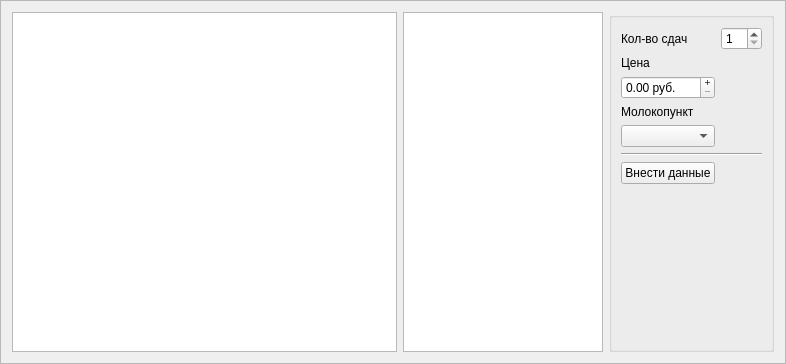
<?xml version="1.0" encoding="UTF-8"?>
<ui version="4.0">
 <class>MilkReceptionAddFrame</class>
 <widget class="QFrame" name="MilkReceptionAddFrame">
  <property name="geometry">
   <rect>
    <x>0</x>
    <y>0</y>
    <width>786</width>
    <height>364</height>
   </rect>
  </property>
  <property name="windowTitle">
   <string>Frame</string>
  </property>
  <property name="frameShape">
   <enum>QFrame::StyledPanel</enum>
  </property>
  <property name="frameShadow">
   <enum>QFrame::Raised</enum>
  </property>
  <layout class="QHBoxLayout" name="horizontalLayout">
   <item>
    <widget class="QTableWidget" name="tableWidgetAddMilkReception"/>
   </item>
   <item>
    <widget class="QListView" name="listViewDeliverers">
     <property name="maximumSize">
      <size>
       <width>200</width>
       <height>16777215</height>
      </size>
     </property>
     <property name="styleSheet">
      <string notr="true">QListView {
    show-decoration-selected: 1; /* make the selection span the entire width of the view */
}

QListView::item:alternate {
    background: #EEEEEE;
}

QListView::item:selected {
    border: 1px solid #6a6ea9;
}

QListView::item:selected:!active {
    background: qlineargradient(x1: 0, y1: 0, x2: 0, y2: 1,
                                stop: 0 #ABAFE5, stop: 1 #8588B2);
}

QListView::item:selected:active {
    background: qlineargradient(x1: 0, y1: 0, x2: 0, y2: 1,
                                stop: 0 #6a6ea9, stop: 1 #888dd9);
}

QListView::item:hover {
    background: qlineargradient(x1: 0, y1: 0, x2: 0, y2: 1,
                                stop: 0 #FAFBFE, stop: 1 #DCDEF1);
}</string>
     </property>
     <property name="lineWidth">
      <number>2</number>
     </property>
     <property name="midLineWidth">
      <number>2</number>
     </property>
     <property name="editTriggers">
      <set>QAbstractItemView::NoEditTriggers</set>
     </property>
     <property name="selectionBehavior">
      <enum>QAbstractItemView::SelectRows</enum>
     </property>
     <property name="textElideMode">
      <enum>Qt::ElideMiddle</enum>
     </property>
     <property name="resizeMode">
      <enum>QListView::Fixed</enum>
     </property>
     <property name="spacing">
      <number>0</number>
     </property>
     <property name="viewMode">
      <enum>QListView::ListMode</enum>
     </property>
     <property name="selectionRectVisible">
      <bool>true</bool>
     </property>
    </widget>
   </item>
   <item>
    <widget class="QGroupBox" name="groupBoxFilter">
     <property name="title">
      <string/>
     </property>
     <layout class="QGridLayout" name="gridLayout">
      <item row="0" column="0">
       <widget class="QLabel" name="label_5">
        <property name="text">
         <string>Кол-во сдач</string>
        </property>
       </widget>
      </item>
      <item row="8" column="0" rowspan="2" colspan="2">
       <widget class="Line" name="line">
        <property name="orientation">
         <enum>Qt::Horizontal</enum>
        </property>
       </widget>
      </item>
      <item row="10" column="0">
       <widget class="QPushButton" name="pushButtonInsert">
        <property name="text">
         <string>Внести данные</string>
        </property>
       </widget>
      </item>
      <item row="0" column="1">
       <widget class="QSpinBox" name="spinBoxReceptionCount">
        <property name="minimum">
         <number>1</number>
        </property>
        <property name="maximum">
         <number>20</number>
        </property>
       </widget>
      </item>
      <item row="11" column="0">
       <spacer name="verticalSpacer">
        <property name="orientation">
         <enum>Qt::Vertical</enum>
        </property>
        <property name="sizeHint" stdset="0">
         <size>
          <width>20</width>
          <height>40</height>
         </size>
        </property>
       </spacer>
      </item>
      <item row="4" column="0">
       <widget class="QComboBox" name="comboBoxMilkPoints"/>
      </item>
      <item row="1" column="0">
       <widget class="QLabel" name="label_3">
        <property name="text">
         <string>Цена</string>
        </property>
        <property name="textFormat">
         <enum>Qt::AutoText</enum>
        </property>
        <property name="scaledContents">
         <bool>false</bool>
        </property>
       </widget>
      </item>
      <item row="2" column="0">
       <widget class="QDoubleSpinBox" name="doubleSpinBoxPrice">
        <property name="buttonSymbols">
         <enum>QAbstractSpinBox::PlusMinus</enum>
        </property>
        <property name="specialValueText">
         <string/>
        </property>
        <property name="suffix">
         <string> руб.</string>
        </property>
        <property name="maximum">
         <double>999.990000000000009</double>
        </property>
        <property name="singleStep">
         <double>0.500000000000000</double>
        </property>
       </widget>
      </item>
      <item row="3" column="0">
       <widget class="QLabel" name="label_2">
        <property name="text">
         <string>Молокопункт</string>
        </property>
       </widget>
      </item>
     </layout>
    </widget>
   </item>
  </layout>
 </widget>
 <resources/>
 <connections/>
</ui>
